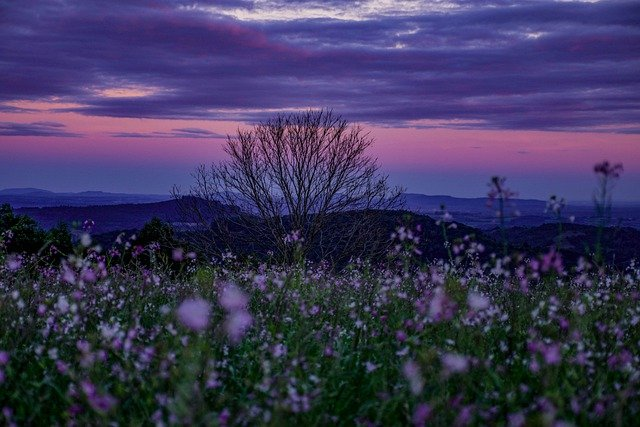
#> input picture 실습코드/lab-08/grass.jpg, 640 x 427 px
$ jupyter execute --allow-errors 'IPP-2022-1-lab-08-20185158-이은재.ipynb'   (older library calls are emulated)
#> lines starting #> are read from the running program, lines starting #| are printed output that depends on the picture
<h1 align='center'> 영상처리 프로그래밍 실습 8</h1>

<h6 align='right'> 2022. 5. 10. </h6>

<div class="alert alert-block alert-info">

- 파일 이름에서 00000000을 자신의 학번으로, name을 자신의 이름으로 수정하세요.

- 다음 줄에 자신의 이름, 학번, 학과(전공)을 적으세요.

* 이름:   &nbsp;이은재&nbsp;          학번:    &nbsp;20185158&nbsp;         학과(전공): 빅데이터

</div>

- JupyterLab 문서의 최신 버전은 [JupyterLab Documentation](https://jupyterlab.readthedocs.io/en/stable/index.html#/)을  참고하라

- Markdown은 [Markdown Guide](https://www.markdownguide.org/)를 참고하라.
- [Markdown Cheat Sheet](https://www.markdownguide.org/cheat-sheet/)

* 제출 마감: 5월 16일 (월) 오후 6:00까지 최종본을 SmartLEAD제출

[cell 1]
import cv2
import matplotlib.pyplot as plt

import numpy as np
print("OpenCV version", cv2.__version__)
print("NumPy version", np.__version__)

## 지난 주 문제 1.

예제 2의 프로그램을 다음과 같이 변경하라.

- 이동 평균 필터링을 가우시안 필터링으로 변경하라.
- 가우시안 커널의 표준편차인 sigmaX와 sigmaY를 개별적으로 조정할 수 있는 trackBar interface를 2 개 제공한다. 단, 표준 편차의 최댓값은 10.0이 되도록 한다.

[cell 2]
def Gaussian_filtering(file_name):
#> called with file_name = 'grass.jpg'
    def onGaussianFiltering(val):
        nonlocal img2, ksize, sigmaX, sigmaY
        ksize = val // 2 * 2 + 1 # 짝수면 1을 더해서 홀수로 바꿈
        img_filtered = cv2.GaussianBlur(img, (ksize, ksize), sigmaX=sigmaX, sigmaY=sigmaY)
        img2 = np.hstack((img, img_filtered))
        cv2.imshow(winName, img2)

    def onSigmaX(val):
        nonlocal sigmaX, sigmaY
        sigmaX = val / sigma_scale_factor
        v = ksize
        onGaussianFiltering(v)

    def onSigmaY(val):
        nonlocal sigmaX, sigmaY
        sigmaY = val / sigma_scale_factor
        v = ksize
        onGaussianFiltering(v)


    from os.path import exists
    ksize = 3
    sigmaX = 0.1
    sigmaY = 0.1
    sigma_scale_factor = 10
    if exists(file_name):
        img = cv2.imread(file_name)
#> img is the input picture: shape (427, 640, 3); mean B, G, R 90.1, 55.4, 60.2
    else:
        print(f"Image file '{file_name}' does not exist.")
        return
    img2 = np.hstack((img, img))
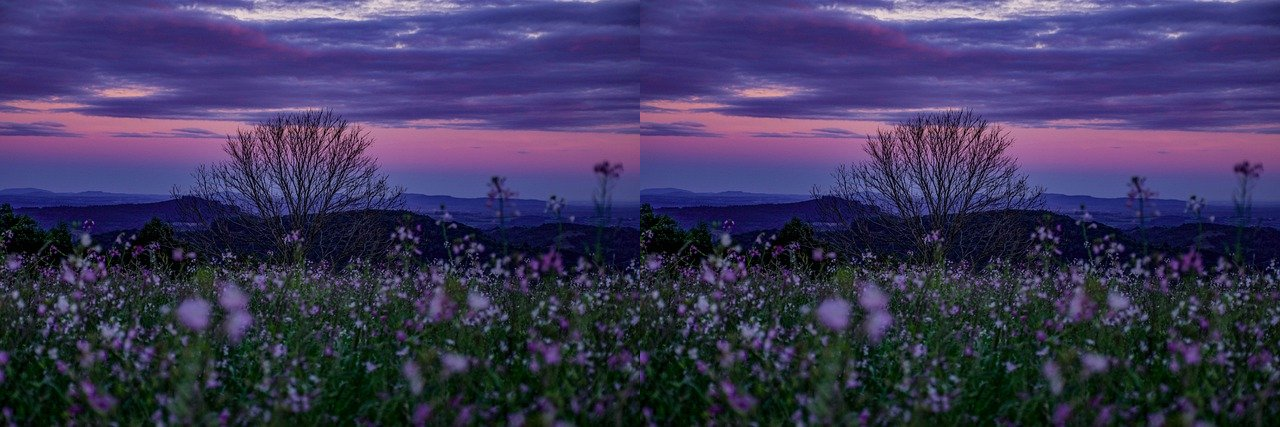
#> img2: shape (427, 1280, 3); mean B, G, R 90.1, 55.4, 60.2

    winName = "Gaussian Filtering"
    cv2.namedWindow(winName, flags=1|cv2.WINDOW_GUI_NORMAL )
    cv2.imshow(winName, img2)

    cv2.createTrackbar('kernel size', winName, 1, 51, onGaussianFiltering)
    cv2.createTrackbar('sigma_x', winName, int(sigmaX*sigma_scale_factor), 101, onSigmaX)
    cv2.createTrackbar('sigma_y', winName, int(sigmaY*sigma_scale_factor), 101, onSigmaY)
    cv2.setTrackbarMin('kernel size', winName, 1)
    cv2.setTrackbarMin('sigma_x', winName, 1)
    cv2.setTrackbarMin('sigma_y', winName, 1)
    cv2.waitKey(0)
    cv2.destroyAllWindows()

[cell 3]
Gaussian_filtering('grass.jpg')

## 예제 1.

다음 프로그램을 실행하라.

[cell 4]
from scipy import misc
#> (the rest of this cell did not finish here and is left out)

#> (a cell that did not finish here is left out)

#> (a cell that did not finish here is left out)

### 예제 2.
예제 1의 영상에 아래 두 커널을 적용해서 gradient의 크기를 구하고,
cv2.imshow 함수를 이용해서 원 영상과 gradient 크기 영상을 나란히 표시하라.

[cell 7]
k_diff_x = np.array([[0, 0, 0],
                [0, -1, 0],
                [0, 1, 0]])
k_diff_y = np.array([[0, 0, 0],
                [0, -1, 1],
                [0, 0, 0]])

[cell 8]
def filtering():
    k_diff_x = np.array([[0, 0, 0],
                [0, -1, 0],
                [0, 1, 0]])
    k_diff_y = np.array([[0, 0, 0],
                [0, -1, 1],
                [0, 0, 0]])
    Gx_img = cv2.filter2D(img, cv2.CV_32F, k_diff_x) # cv2.CV_32F 는 출력 영상 데이터의 타입
    Gy_img = cv2.filter2D(img, cv2.CV_32F, k_diff_y)
    G_img = np.sqrt(Gx_img**2 + Gy_img**2).round().clip(0,255).astype(np.uint8)
    return G_img

#> (the rest of this cell did not finish here and is left out)

### 예제 3.
예제 1의 영상에 두 개의 대각 방향의 Roberts 두 커널을 적용한 후에 에지의 크기를 구하고,
cv2.imshow 함수를 이용해서 원 영상과 에지의 크기 영상을 나란히 표시하라.

[cell 9]
def filtering():
    roberts_1 = np.array([[-1, 0, 0],
                          [0, 1, 0],
                          [0, 0, 0]])
    roberts_2 = np.array([[0, 0, -1],
                          [0, 1, 0],
                          [0, 0, 0]])
    Gx_img = cv2.filter2D(img, cv2.CV_32F, roberts_1)
    Gy_img = cv2.filter2D(img, cv2.CV_32F, roberts_2)
    G_img = np.sqrt(Gx_img**2 + Gy_img**2).round().clip(0,255).astype(np.uint8)
    return G_img

#> (the rest of this cell did not finish here and is left out)

### 예제 4.
예제 2와 예제 3의 프로그램을 하나로 통합하여 edge_detection(img) 함수로 만들려고 한다.
단, trackBar interface를 이용해서 수평/수직 방향의 에지의 크기를 선택한다.
- 0: 원 영상 - 원 영상
- 1: 원 영상 - 수평/수직 방향의 에지 크기
- 2: 원 영상 - 대각 방향의  에지 크기

[cell 10]
# [40 lines left out: function edge_detection, not called in this run]

#> (a cell that did not finish here is left out)

### 예제 5.
예제 4의 프로그램에 다음 기능을 추가하라.
- 0: 원 영상 - 원 영상
- 1: 원 영상 - 수평/수직 방향의 에지 크기
- 2: 원 영상 - 대각 방향의  에지 크기
- 3: 원 영상 - Prewitt 커널 에지 크기
- 4: 원 영상 - 4 방향 라플라시안 결과의 절대값
- 5: 원 영상 - 8 방향 라플라시안 결과의 절대값

[cell 12]
from os.path import exists
# [65 lines left out: function edge_detection, not called in this run]

#> (a cell that did not finish here is left out)

### 예제 6.
예제 5의 프로그램을 원 영상에 가우시안 잡음을 추가한 후에 에지를 검출하는 프로그램으로 수정하라.

단, 왼쪽에는 가우시안 잡음이 포함된 영상을 표시하고, 오른쪽에는 예제 5에서 구한 에지 영상을 표시한다.
또한, trackBar 인터페이스를 추가해서 가우시안 잡음의 분산을 조정할 수 있어야 한다.

[cell 14]
from os.path import exists
# [76 lines left out: function edge_detection, not called in this run]

#> (a cell that did not finish here is left out)

### 예제 7. Canny Edge detection

다음 도움말과 프로그램을 통해서 cv2.Canny() 함수의 사용법을 익혀보자.

[cell 16]
help(cv2.Canny)

[cell 17]
th1 = 120
th2 = 200
#> (the rest of this cell did not finish here and is left out)

### 문제 1. 다음 조건을 만족하는 함수 canny_edge_detection(filename) 함수를 작성하라.
- parameter로 주어진 영상 파일이 없으면 오류 메시지를 콘솔에 출력하고 종료한다.
- parameter로 주어진 영상 파일이 있으면 영상 파일을 읽고 원 영상과 cv2.Canny() 함수 실행 결과 영상을 나란히 표시한다.
- OpenCV의 trackbar 인터페이스를 통해서 cv2.Canny에 필요한 두 개의 thresholds를 조절한다.

[cell 18]
from os.path import exists

def canny_edge_detection(filename):
#> called with filename = 'me.png'
    def onThreshold1(val):
        nonlocal th1, th2, img_canny, img2
        th1 = val
        img_canny = cv2.Canny(img_n, th1, th2)
        img2 = np.hstack((img_n, img_canny))
        cv2.imshow(winName, img2)
    def onThreshold2(val):
        nonlocal th1, th2, img_canny, img2
        th2 = val
        img_canny = cv2.Canny(img_n, th1, th2)
        img2 = np.hstack((img_n, img_canny))
        cv2.imshow(winName, img2)

    def onNoise(val):
        nonlocal img_n
        n = np.random.normal(0, val/100, img.shape)
        img_f = img/255 + n
        img_n = (255*img_f).round(0).clip(0, 255).astype(np.uint8)
        onThreshold1(th1)
        onThreshold2(th2)

    if exists(filename): # 파일이 있는지 없는지 확인
        img = cv2.imread(filename)
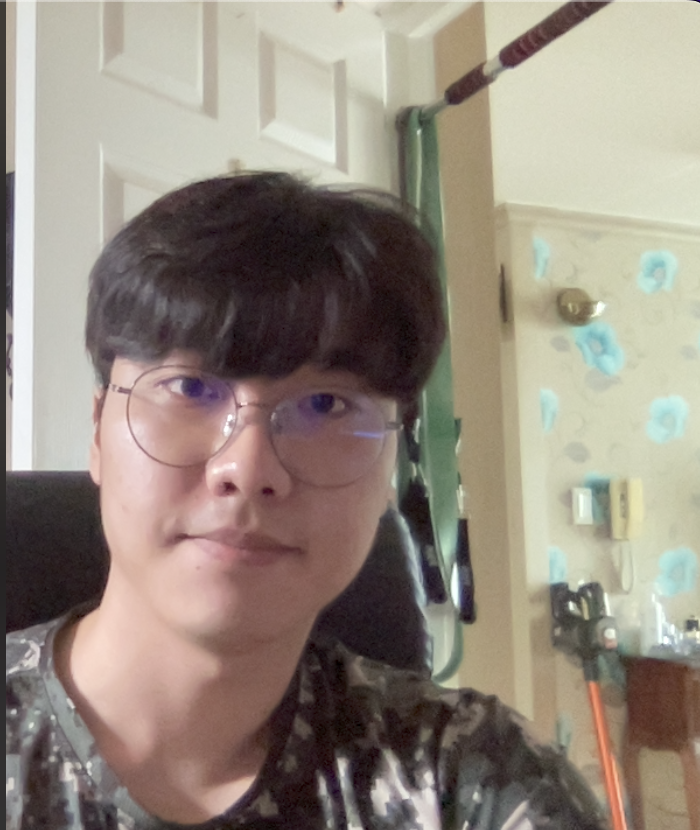
#> input picture 실습코드/lab-08/me.png, 700 x 830 px
#> img is the input picture: shape (830, 700, 3); mean B, G, R 126.8, 138, 148.6
        img = cv2.cvtColor(img, cv2.COLOR_BGR2GRAY)
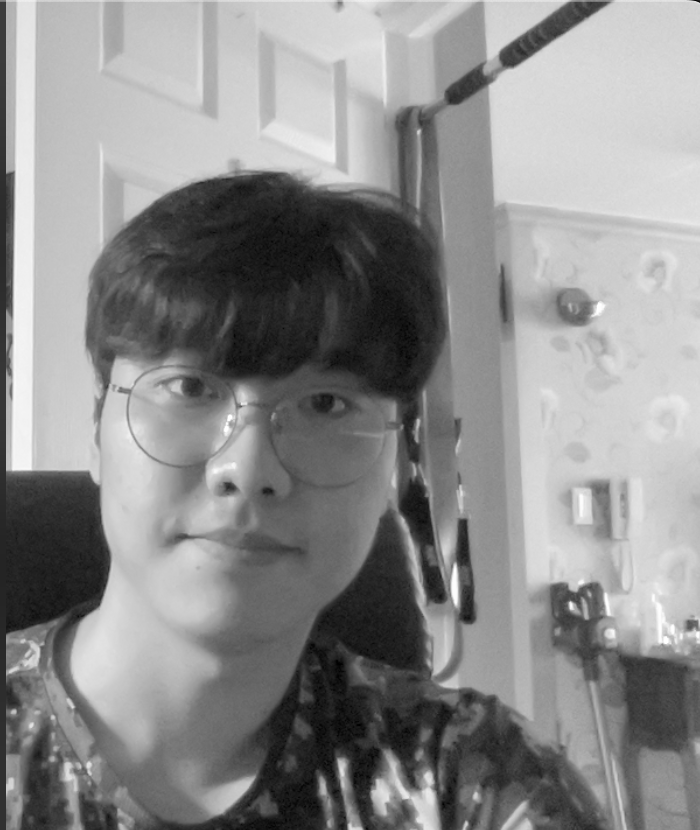
#> img: shape (830, 700); min 0, max 255, mean 139.9

    else:
        print(f"Image file '{filename}' does not exist.")
        return

    winName = "Original & Canny"
    th1 = 0
    th2 = 0
    img_n = img.copy()
    img_canny = cv2.Canny(img, 0,0)
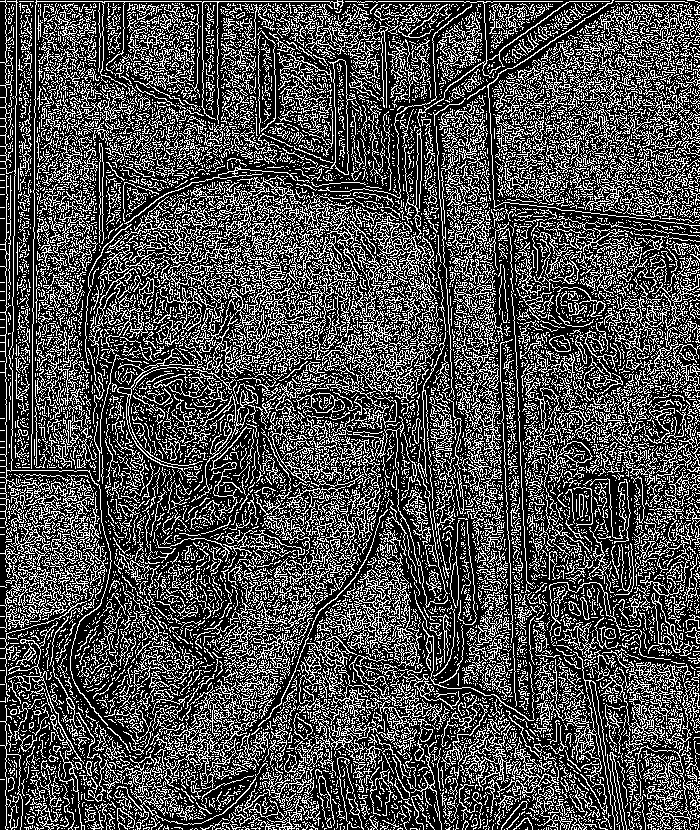
#> img_canny: shape (830, 700); 30.2% white in thin lines or dots
    img2 = np.hstack((img,img_canny))
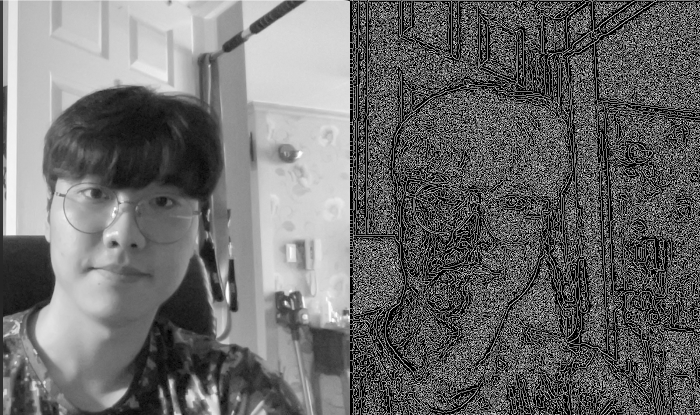
#> img2: shape (830, 1400) (shown at 1/2 size); min 0, max 255, mean 108.5
    cv2.namedWindow(winName, flags=1|cv2.WINDOW_GUI_NORMAL)
    cv2.imshow(winName, img2)
    cv2.createTrackbar("thresholds_1", winName, 0, 500, onThreshold1)
#> slider 'thresholds_1' is set to 100
    cv2.createTrackbar("thresholds_2", winName, 0, 500, onThreshold2)
#> slider 'thresholds_2' is set to 500
    cv2.createTrackbar("Gaussian Noise", winName, 0, 10, onNoise)
#> slider 'Gaussian Noise' is set to 3
    cv2.waitKey(0)
#> in onThreshold1, `img_canny = cv2.Canny(img_n, th1, th2)`:
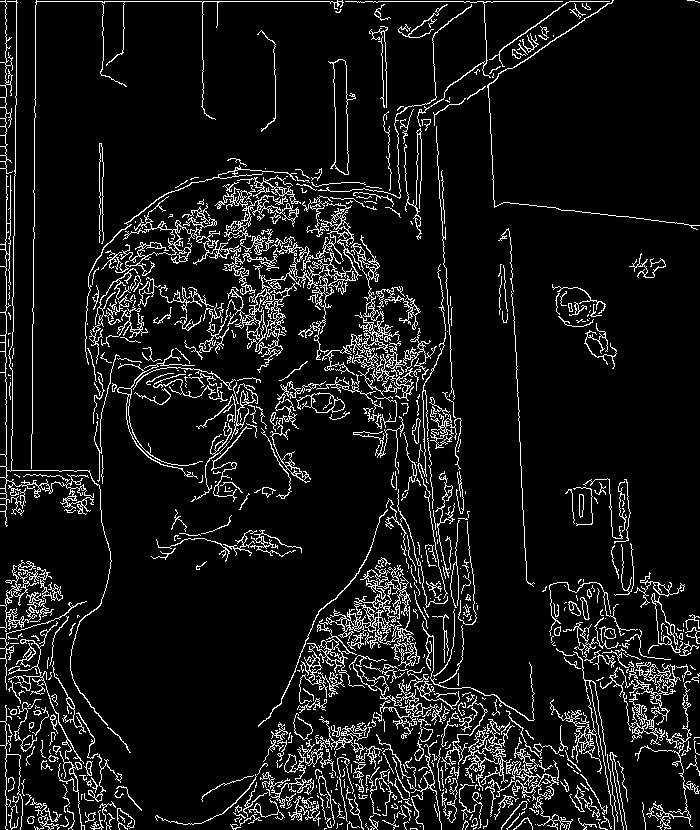
#> img_canny: shape (830, 700); 8.9% white in thin lines or dots
#> in onThreshold1, `img2 = np.hstack((img_n, img_canny))`:
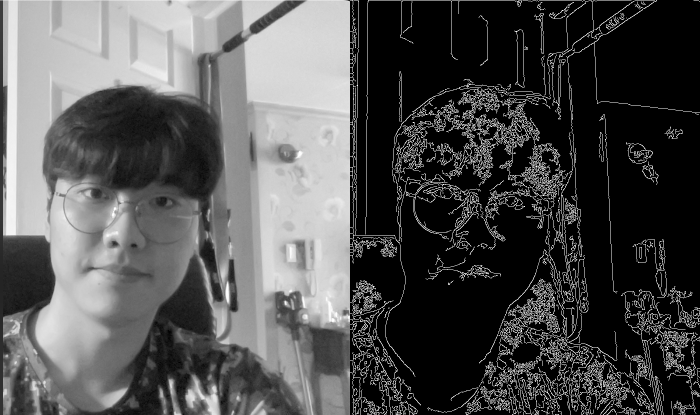
#> img2: shape (830, 1400) (shown at 1/2 size); min 0, max 255, mean 81.3
#> in onThreshold2, `img_canny = cv2.Canny(img_n, th1, th2)`:
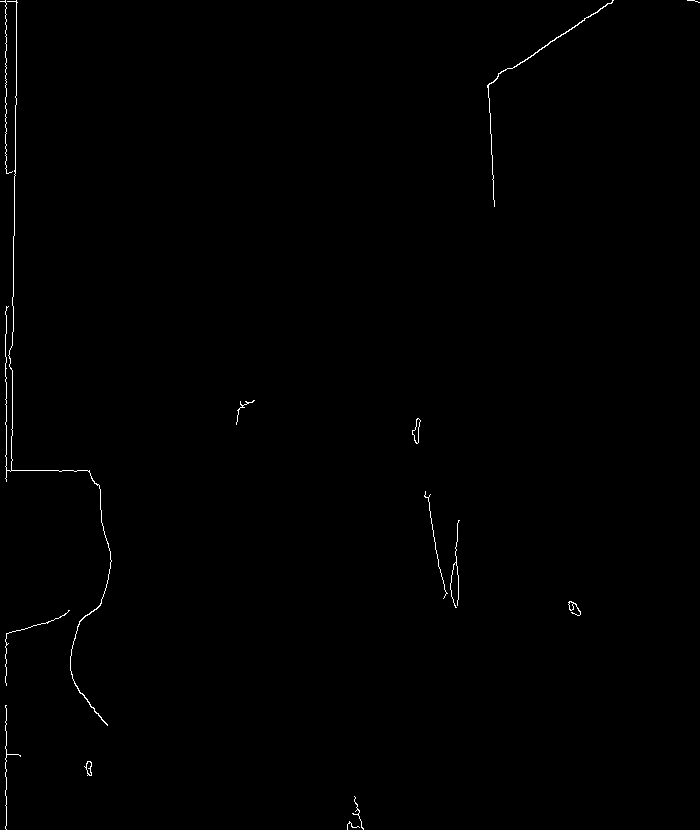
#> img_canny: shape (830, 700); 0.41% white in thin lines or dots
#> in onThreshold2, `img2 = np.hstack((img_n, img_canny))`:
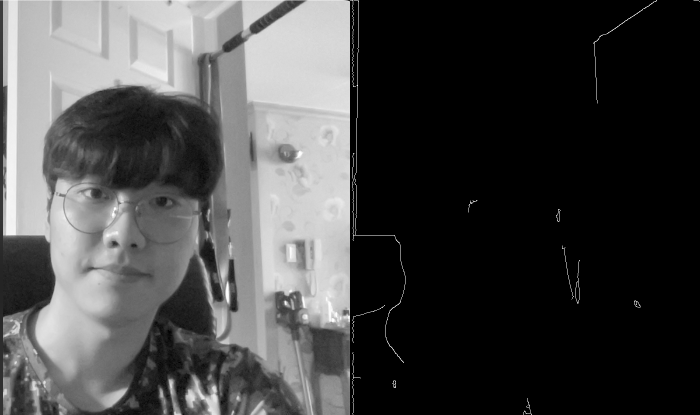
#> img2: shape (830, 1400) (shown at 1/2 size); min 0, max 255, mean 70.5
#> call 2 of onThreshold1, with val = 100
#> in onThreshold1 (call 2), `img_canny = cv2.Canny(img_n, th1, th2)`:
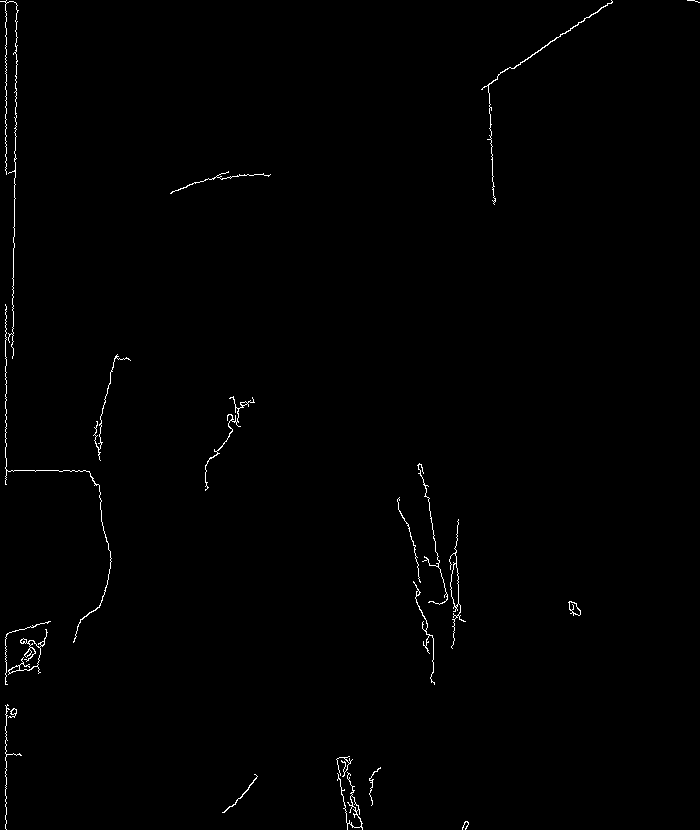
#> img_canny: shape (830, 700); 0.65% white in thin lines or dots
    cv2.destroyAllWindows()
